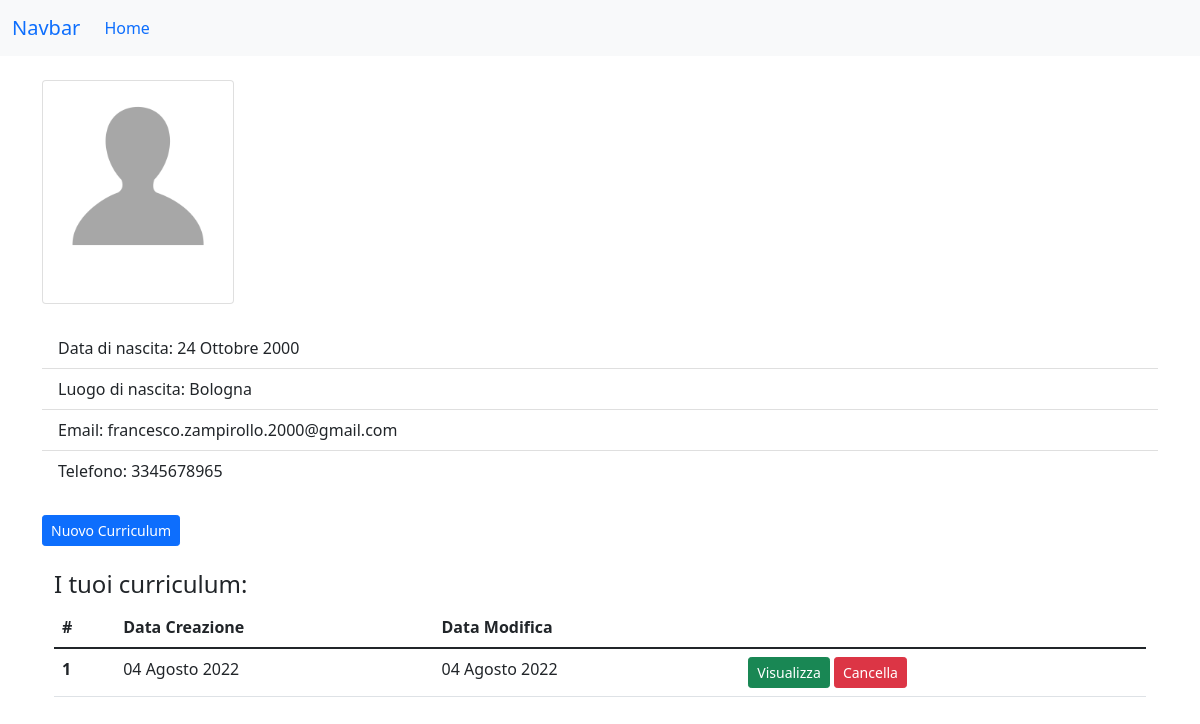
The app's page /app/1/profile/ (signed in) with its own data.
### CurriculatorApp/models.py (models this page shows, shortened)
class Profile(models.Model):
    user = models.OneToOneField(User, on_delete=models.CASCADE)
    data_nascita = models.DateField(null=True)
    luogo_nascita = models.CharField(max_length=50, null=True, blank=True)
    sesso = models.CharField(max_length=1, choices=(('M', 'Maschio'), ('F', 'Femmina')), null=True)
    telefono = models.CharField(max_length=20, null=True, blank=False)
    foto = models.ImageField(null=True, blank=True, upload_to='images', default='static/images/unknow.png')
    class Meta:
        verbose_name_plural = "Profili"

class Curriculum(models.Model):
    profilo = models.ForeignKey(Profile, on_delete=models.CASCADE)
    data_creazione = models.DateField(default=datetime.date.today)
    data_modifica = models.DateField(default=datetime.date.today)
    class Meta:
        verbose_name_plural = "Curriculum"

### CurriculatorApp/views.py (the view)
# urls.py: path('<int:pk>/profile/', Profilo.as_view(), name='profilo'),
class Profilo(DetailView):
    template_name = 'profile/profilo_view.html'
    model = Profile
    def get_context_data(self, **kwargs):
        context = super(Profilo, self).get_context_data(**kwargs)
        context['curriculum'] = Curriculum.objects.all()
        return context

### templates/profile/profilo_view.html (shortened to what this page needs)
{% extends 'Curriculator/base.html' %}
{% block content %}
    <div class="container">
        <div class="card" style="width: 12rem;">
            <img src="{{ object.foto.url }}" class="card-img-top" alt="...">
            <div class="card-body">
            </div>
        </div>
        <br>
        <div class="">
        <ul class="list-group list-group-flush">
            <li class="list-group-item">Data di nascita: {{ object.data_nascita }}</li>
            <li class="list-group-item">Luogo di nascita: {{ object.luogo_nascita }}</li>
            <li class="list-group-item">Email: {{ user.email }}</li>
            <li class="list-group-item">Telefono: {{ object.telefono }}</li>
        </ul>
        </div>
        <br>
        <a class="btn btn-primary btn-sm" onclick="location.href='{% url 'CurriculatorApp:crea-curriculum'%}'">Nuovo Curriculum</a>
        <div class="container">
        <br>
        <h4> I tuoi curriculum: </h4>
            {% for item in curriculum %}
                {% if item.profilo.id == object.id %}
                    <table class="table">
                        <thead>
                        <tr>
                            <th scope="col">#</th>
                            <th scope="col" >Data Creazione</th>
                            <th scope="col">Data Modifica</th>
                        </tr>
                        </thead>
                        <tbody>
                        <tr>
                            <th scope="row">{{ item.id }}</th>
                            <td>{{ item.data_creazione }}</td>
                            <td>{{ item.data_modifica }}</td>
                            <td>
                                <a class="btn btn-success btn-sm" href="{% url 'CurriculatorApp:dettagli-curriculum' pk=item.pk%}">
                                    Visualizza </a>
                                <a class="btn btn-danger btn-sm" href="{% url 'CurriculatorApp:cancella-curriculum' pk=item.pk %}">
                                Cancella</a>
                            </td>
                        </tr>
                        </tbody>
                    </table>
                {% endif %}
            {% endfor %}
        </div>
    </div>
{% endblock %}

### records on screen
Profile: foto (picture), data_nascita "24 Ottobre 2000", luogo_nascita "Bologna", telefono "3345678965"
Curriculum: id "1", data_creazione "04 Agosto 2022", data_modifica "04 Agosto 2022"

### other values on screen
{{ user.email }} "francesco.zampirollo.2000@gmail.com"
